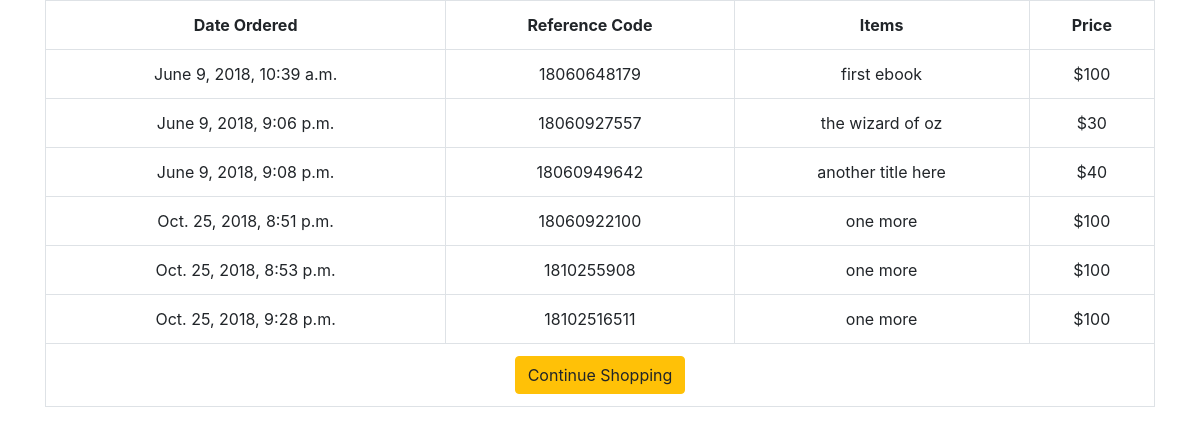
Screenshot of /profiles/profile/ (signed in) with the database file from the repository.
### shopping_cart/models.py (models this page shows, shortened)
class Order(models.Model):
    ref_code = models.CharField(max_length=15)
    owner = models.ForeignKey(Profile, on_delete=models.SET_NULL, null=True)
    is_ordered = models.BooleanField(default=False)
    items = models.ManyToManyField(OrderItem)
    date_ordered = models.DateTimeField(auto_now=True)
    def get_cart_total(self):
        return sum([item.product.price for item in self.items.all()])

class OrderItem(models.Model):
    product = models.OneToOneField(Product, on_delete=models.SET_NULL, null=True)
    is_ordered = models.BooleanField(default=False)
    date_added = models.DateTimeField(auto_now=True)
    date_ordered = models.DateTimeField(null=True)

### products/models.py (models this page shows, shortened)
class Product(models.Model):
    name = models.CharField(max_length=120)
    price = models.IntegerField()

### accounts/views.py (the view)
def my_profile(request):
	my_user_profile = Profile.objects.filter(user=request.user).first()
	my_orders = Order.objects.filter(is_ordered=True, owner=my_user_profile)
	context = {
		'my_orders': my_orders
	}
	return render(request, "profile.html", context)

### templates/profile.html
{% extends 'base.html' %}
{% block content %}
<table class="table table-hover table-bordered text-center">
      <tr class="text-center">
        <th>Date Ordered</th>
        <th>Reference Code</th>
        <th>Items</th>
        <th>Price</th>
      </tr>
      {% for order in my_orders %}
        <tr>
          <td>{{ order.date_ordered }}</td>
          <td>{{ order.ref_code }}</td>
          <td>
        	{% for item in order.items.all %}
        		{{ item.product.name }}
      		{% endfor %}
      	  </td>
          <td>${{ order.get_cart_total }}</td>
        </tr>
      {% empty %}
        <tr>
          <td colspan= 4> You have no orders.</td>
        </tr>
      {% endfor %}
      <tr>
        <td colspan=4>
          <a href="{% url 'products:product-list' %}" class="btn btn-warning pull-left">
            {% if not order %}Continue Shopping{% else %}Add Items to Cart {% endif %}
          </a>
        </td>
      </tr>
    </table>
{% endblock content %}

### templates/base.html (shortened to what this page needs)
<!DOCTYPE html>
<html lang="en">
<head>
    <link href="https://stackpath.bootstrapcdn.com/bootstrap/4.1.1/css/bootstrap.min.css" rel="stylesheet">
    <link rel="stylesheet" href="https://use.fontawesome.com/releases/v5.0.13/css/all.css">
</head>
<body>
    <div class="container">
        {% block content %}{% endblock content %}
    </div>
</body>
</html>

### rows the page displays
Order: date_ordered "June 9, 2018, 10:39 a.m.", ref_code "18060648179", get_cart_total "100"
OrderItem: product.name "first ebook"
Order: date_ordered "June 9, 2018, 9:06 p.m.", ref_code "18060927557", get_cart_total "30"
OrderItem: product.name "the wizard of oz"
Order: date_ordered "June 9, 2018, 9:08 p.m.", ref_code "18060949642", get_cart_total "40"
OrderItem: product.name "another title here"
Order: date_ordered "Oct. 25, 2018, 8:51 p.m.", ref_code "18060922100", get_cart_total "100"
OrderItem: product.name "one more"
Order: date_ordered "Oct. 25, 2018, 8:53 p.m.", ref_code "1810255908", get_cart_total "100"
Order: date_ordered "Oct. 25, 2018, 9:28 p.m.", ref_code "18102516511", get_cart_total "100"
